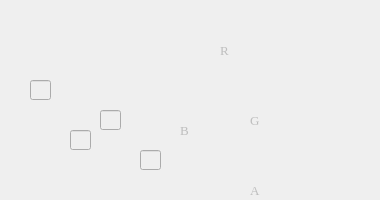
<?xml version="1.0" encoding="UTF-8"?>
<ui version="4.0">
 <class>ColorSelectionWidget</class>
 <widget class="QWidget" name="ColorSelectionWidget">
  <property name="enabled">
   <bool>false</bool>
  </property>
  <property name="geometry">
   <rect>
    <x>0</x>
    <y>0</y>
    <width>380</width>
    <height>200</height>
   </rect>
  </property>
  <property name="font">
   <font>
    <family>Times New Roman</family>
    <pointsize>10</pointsize>
   </font>
  </property>
  <property name="windowTitle">
   <string>Form</string>
  </property>
  <widget class="QLabel" name="r_color_label">
   <property name="geometry">
    <rect>
     <x>220</x>
     <y>30</y>
     <width>21</width>
     <height>41</height>
    </rect>
   </property>
   <property name="text">
    <string>R</string>
   </property>
  </widget>
  <widget class="QLabel" name="g_color_label">
   <property name="geometry">
    <rect>
     <x>250</x>
     <y>100</y>
     <width>21</width>
     <height>41</height>
    </rect>
   </property>
   <property name="text">
    <string>G</string>
   </property>
  </widget>
  <widget class="QLabel" name="b_color_label">
   <property name="geometry">
    <rect>
     <x>180</x>
     <y>110</y>
     <width>21</width>
     <height>41</height>
    </rect>
   </property>
   <property name="text">
    <string>B</string>
   </property>
  </widget>
  <widget class="QLineEdit" name="r_color_lineEdit">
   <property name="geometry">
    <rect>
     <x>30</x>
     <y>80</y>
     <width>21</width>
     <height>20</height>
    </rect>
   </property>
  </widget>
  <widget class="QLineEdit" name="b_color_lineEdit">
   <property name="geometry">
    <rect>
     <x>70</x>
     <y>130</y>
     <width>21</width>
     <height>20</height>
    </rect>
   </property>
  </widget>
  <widget class="QLineEdit" name="g_color_lineEdit">
   <property name="geometry">
    <rect>
     <x>100</x>
     <y>110</y>
     <width>21</width>
     <height>20</height>
    </rect>
   </property>
  </widget>
  <widget class="QLineEdit" name="alpha_color_lineEdit">
   <property name="geometry">
    <rect>
     <x>140</x>
     <y>150</y>
     <width>21</width>
     <height>20</height>
    </rect>
   </property>
  </widget>
  <widget class="QLabel" name="alpha_color_label">
   <property name="geometry">
    <rect>
     <x>250</x>
     <y>170</y>
     <width>21</width>
     <height>41</height>
    </rect>
   </property>
   <property name="text">
    <string>A</string>
   </property>
  </widget>
 </widget>
 <resources/>
 <connections/>
</ui>
